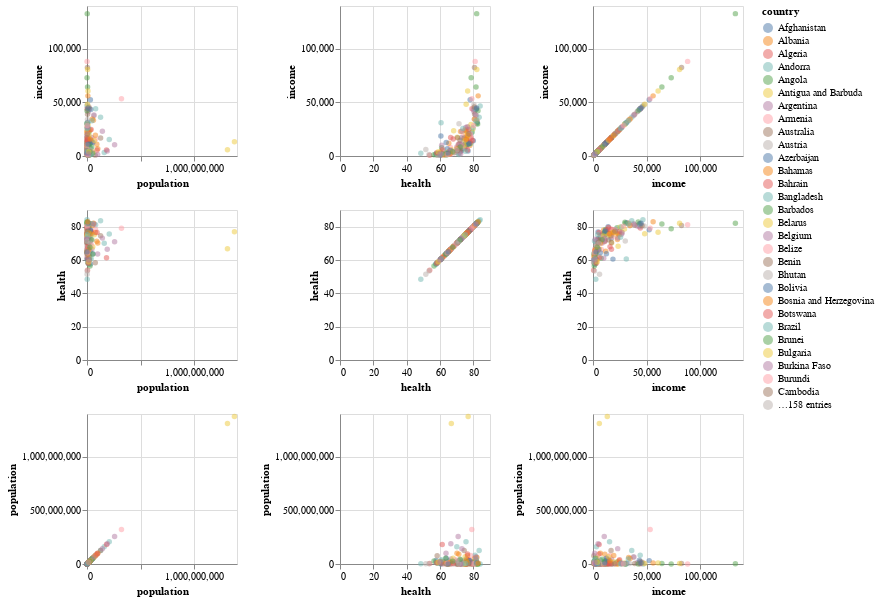

Notebook code cell kept with this figure:
### Code cell
alt.Chart(gapminder).mark_circle(opacity=0.5).encode(
    alt.X(alt.repeat("column"), type='quantitative'),
    alt.Y(alt.repeat("row"), type='quantitative'),
    color='country:N'
).properties(
    width=150,
    height=150
).repeat(
    row=['income','health','population'],
    column=['population','health','income']
)

### Figure 1 — Vega-Lite specification as saved in the notebook (floating-point values rounded to 4 significant figures; data arrays with more than 128 entries replaced by an {"elided": "..."} marker saying what was removed)
{"$schema": "https://vega.github.io/schema/vega-lite/v3.4.0.json", "config": {"background": "white", "mark": {"tooltip": null}, "view": {"height": 300, "width": 400}}, "datasets": {"data-7e3b7ef5d72a8470b0044710e8a24cca": {"elided": "187 records"}}, "repeat": {"column": ["population", "health", "income"], "row": ["income", "health", "population"]}, "spec": {"data": {"name": "data-7e3b7ef5d72a8470b0044710e8a24cca"}, "encoding": {"color": {"field": "country", "type": "nominal"}, "x": {"field": {"repeat": "column"}, "type": "quantitative"}, "y": {"field": {"repeat": "row"}, "type": "quantitative"}}, "height": 150, "mark": {"opacity": 0.5, "type": "circle"}, "width": 150}}
